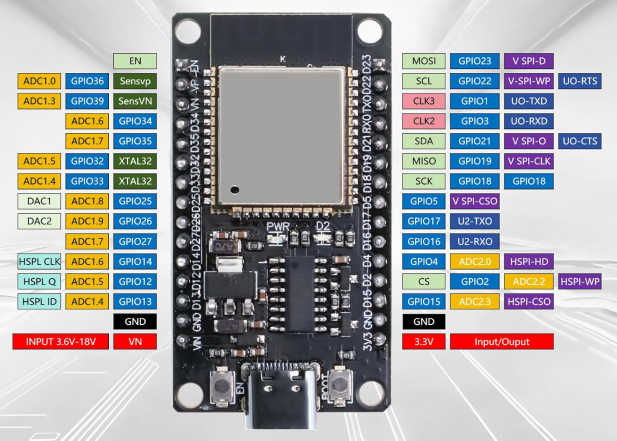
#> input picture esp32/images/esp32.png, 1234 x 881 px (shown at 1/2 size); its folder holds only this picture in this run
$ python rgb565_converter.py
#> lines starting #> are read from the running program, lines starting #| are printed output that depends on the picture
from PIL import Image
import numpy as np
import os

INPUT_DIR = "images"
OUTPUT_DIR = "rgb565"

WIDTH = 320
HEIGHT = 480

os.makedirs(OUTPUT_DIR, exist_ok=True)

def convert_image(path, out_path):
#> called with path = 'images/esp32.png', out_path = 'rgb565/esp32.rgb565'
    img = Image.open(path).convert("RGB")
    img = img.resize((WIDTH, HEIGHT))
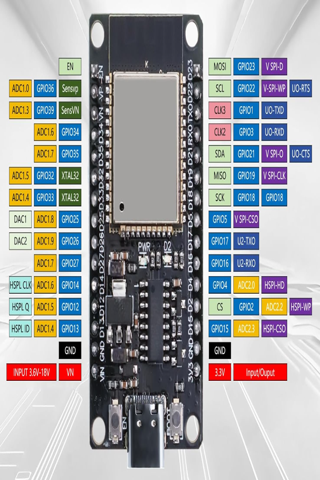
#> img: PIL image 320x480 RGB; mean R, G, B 163.4, 163.9, 165.3

    pixels = np.array(img)

    with open(out_path, "wb") as f:
        for y in range(HEIGHT):
            for x in range(WIDTH):
                r, g, b = pixels[y][x]
                rgb565 = ((b & 0xF8) << 8) | ((g & 0xFC) << 3) | (r >> 3)
                f.write(int(rgb565).to_bytes(2, "little"))

    print(f"Converted: {path} -> {out_path}")

def main():
    for file in os.listdir(INPUT_DIR):
        if not file.lower().endswith((".png", ".jpg", ".jpeg", ".bmp")):
            continue

        input_path = os.path.join(INPUT_DIR, file)
        name = os.path.splitext(file)[0]
        output_path = os.path.join(OUTPUT_DIR, name + ".rgb565")

        try:
            convert_image(input_path, output_path)
        except Exception as e:
            print(f"Failed: {file} -> {e}")

if __name__ == "__main__":
    main()
